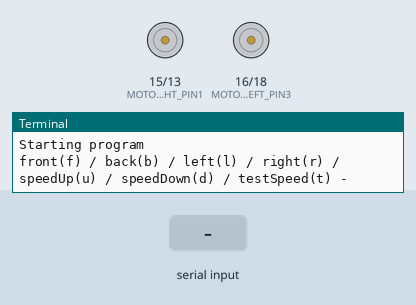
The program below on a simulated Raspberry Pi (header pin numbers). Shown: motor-driver pin pairs drawn as motors (green arrow = first pin HIGH = forward, orange = second pin HIGH = backward, longer = more drive, scaled by the enable pin), the last lines printed to the terminal. The test bench sets the inputs (shaded band).

Above: at 1.2 s.
1.3 s: "t" typed at the terminal, then Enter
At 3.9 s:
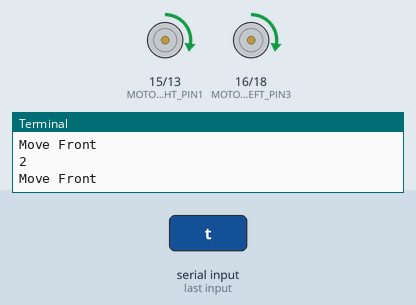
10.3 s: "u" typed at the terminal, then Enter
13.3 s: "b" typed at the terminal, then Enter
At 14.1 s:
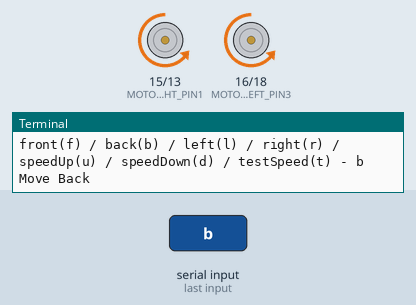
14.8 s: "l" typed at the terminal, then Enter
At 14.92 s:
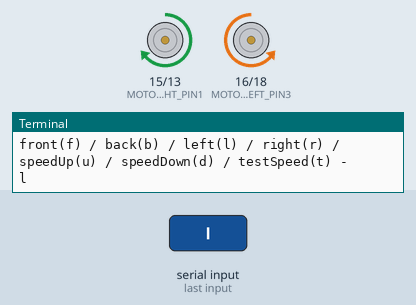
16.5 s: "r" typed at the terminal, then Enter
At 16.62 s:
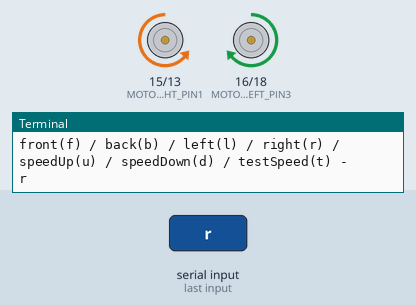
Timing chart, 0 to 19.2 s (numbered marks = the images above; inputs shaded):
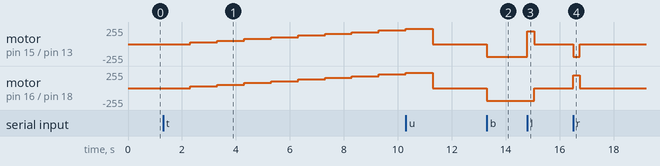

Measured:
- after the input at 1.3 s, motor on pin 15 (MOTOR_RIGHT_PIN1) / pin 13 (MOTOR_RIGHT_PIN2), motor on pin 16 (MOTOR_LEFT_PIN3) / pin 18 (MOTOR_LEFT_PIN4): moves from stopped to forward 204/255 over 7.0 s, starting after 1.0 s
- after the input at 13.3 s, motor on pin 15 (MOTOR_RIGHT_PIN1) / pin 13 (MOTOR_RIGHT_PIN2), motor on pin 16 (MOTOR_LEFT_PIN3) / pin 18 (MOTOR_LEFT_PIN4): stopped → backward 191/255 at once
- after the input at 14.8 s, motor on pin 15 (MOTOR_RIGHT_PIN1) / pin 13 (MOTOR_RIGHT_PIN2): backward 191/255 → forward 191/255 at once, → stopped 0.25 s later; motor on pin 16 (MOTOR_LEFT_PIN3) / pin 18 (MOTOR_LEFT_PIN4): backward 191/255 → stopped after 0.25 s
- after the input at 16.5 s, motor on pin 15 (MOTOR_RIGHT_PIN1) / pin 13 (MOTOR_RIGHT_PIN2): stopped → backward 191/255 at once, → stopped 0.25 s later; motor on pin 16 (MOTOR_LEFT_PIN3) / pin 18 (MOTOR_LEFT_PIN4): stopped → forward 191/255 at once, → stopped 0.25 s later

The program:

CheckMotor.py
```python
import time
import RPi.GPIO as GPIO

MOTOR_RIGHT_ENABLE = 33
MOTOR_RIGHT_PIN1 = 15
MOTOR_RIGHT_PIN2 = 13
MOTOR_LEFT_ENABLE = 32
MOTOR_LEFT_PIN3 = 16
MOTOR_LEFT_PIN4 = 18
PWM_CONTROL_RIGHT = None
PWM_CONTROL_LEFT = None

TURN_TIME = 0.25

SPEED = 50


def moveRightMotorForward():
    GPIO.output(MOTOR_RIGHT_ENABLE, SPEED)
    GPIO.output(MOTOR_RIGHT_PIN1, 1)
    GPIO.output(MOTOR_RIGHT_PIN2, 0)


def moveRightMotorBackward():
    GPIO.output(MOTOR_RIGHT_ENABLE, SPEED)
    GPIO.output(MOTOR_RIGHT_PIN1, 0)
    GPIO.output(MOTOR_RIGHT_PIN2, 1)


def moveLeftMotorForward():
    GPIO.output(MOTOR_LEFT_ENABLE, SPEED)
    GPIO.output(MOTOR_LEFT_PIN3, 1)
    GPIO.output(MOTOR_LEFT_PIN4, 0)


def moveLeftMotorBackward():
    GPIO.output(MOTOR_LEFT_ENABLE, SPEED)
    GPIO.output(MOTOR_LEFT_PIN3, 0)
    GPIO.output(MOTOR_LEFT_PIN4, 1)


def stay_put():
    GPIO.output(MOTOR_LEFT_ENABLE, 0)
    GPIO.output(MOTOR_LEFT_PIN3, 0)
    GPIO.output(MOTOR_LEFT_PIN4, 0)
    GPIO.output(MOTOR_RIGHT_ENABLE, 0)
    GPIO.output(MOTOR_RIGHT_PIN1, 0)
    GPIO.output(MOTOR_RIGHT_PIN2, 0)


def setupMotorIO():
    global PWM_CONTROL_LEFT
    global PWM_CONTROL_RIGHT
    GPIO.setup(MOTOR_RIGHT_ENABLE, GPIO.OUT)
    GPIO.setup(MOTOR_RIGHT_PIN1, GPIO.OUT)
    GPIO.setup(MOTOR_RIGHT_PIN2, GPIO.OUT)
    GPIO.setup(MOTOR_LEFT_ENABLE, GPIO.OUT)
    GPIO.setup(MOTOR_LEFT_PIN3, GPIO.OUT)
    GPIO.setup(MOTOR_LEFT_PIN4, GPIO.OUT)
    PWM_CONTROL_RIGHT = GPIO.PWM(MOTOR_RIGHT_ENABLE, 100)  # Initial Freq 1
    PWM_CONTROL_LEFT = GPIO.PWM(MOTOR_LEFT_ENABLE, 100)  # Initial Freq 1
    PWM_CONTROL_LEFT.start(SPEED)
    PWM_CONTROL_RIGHT.start(SPEED)


def setupIO():
    GPIO.setmode(GPIO.BOARD)
    setupMotorIO()


def front():
    moveLeftMotorForward()
    moveRightMotorForward()
    print("Move Front")


def back():
    moveLeftMotorBackward()
    moveRightMotorBackward()
    print("Move Back")


def left():
    moveRightMotorForward()
    moveLeftMotorBackward()
    time.sleep(TURN_TIME)
    stay_put()
    print("Move Left")


def right():
    moveRightMotorBackward()
    moveLeftMotorForward()
    time.sleep(TURN_TIME)
    stay_put()
    print("Turn right")


def changeSpeed(upOrDown):
    global SPEED
    if (upOrDown == 'u'):
        SPEED = SPEED + 25
        if (SPEED > 100):
            SPEED = 100
    else:
        SPEED = SPEED - 25
        if (SPEED < 0):
            SPEED = 0
    print(SPEED)
    PWM_CONTROL_LEFT.ChangeDutyCycle(SPEED)
    PWM_CONTROL_RIGHT.ChangeDutyCycle(SPEED)

def testMotorSpeeds():
    for i in range(10):
        print(i)
        PWM_CONTROL_LEFT.ChangeDutyCycle(i*10)
        PWM_CONTROL_RIGHT.ChangeDutyCycle(i*10)
        front()
        time.sleep(1)
        stay_put()

print("Starting program")
setupIO()
try:
    stay_put()
    while True:
        # stay_put()
        decision = input("front(f) / back(b) / left(l) / right(r) / speedUp(u) / speedDown(d) / testSpeed(t) - ")
        if (decision == 'f'):
            front()
        elif (decision == 'b'):
            back()
        elif (decision == 'l'):
            left()
        elif (decision == 'r'):
            right()
        elif (decision == 'd'):
            changeSpeed('d')
        elif (decision == 'u'):
            changeSpeed('u')
        elif (decision == 't'):
            testMotorSpeeds()
        else:
            GPIO.cleanup()
            exit()
        time.sleep(1)  # Sleep for 1 second

except KeyboardInterrupt:
    GPIO.cleanup()
```
